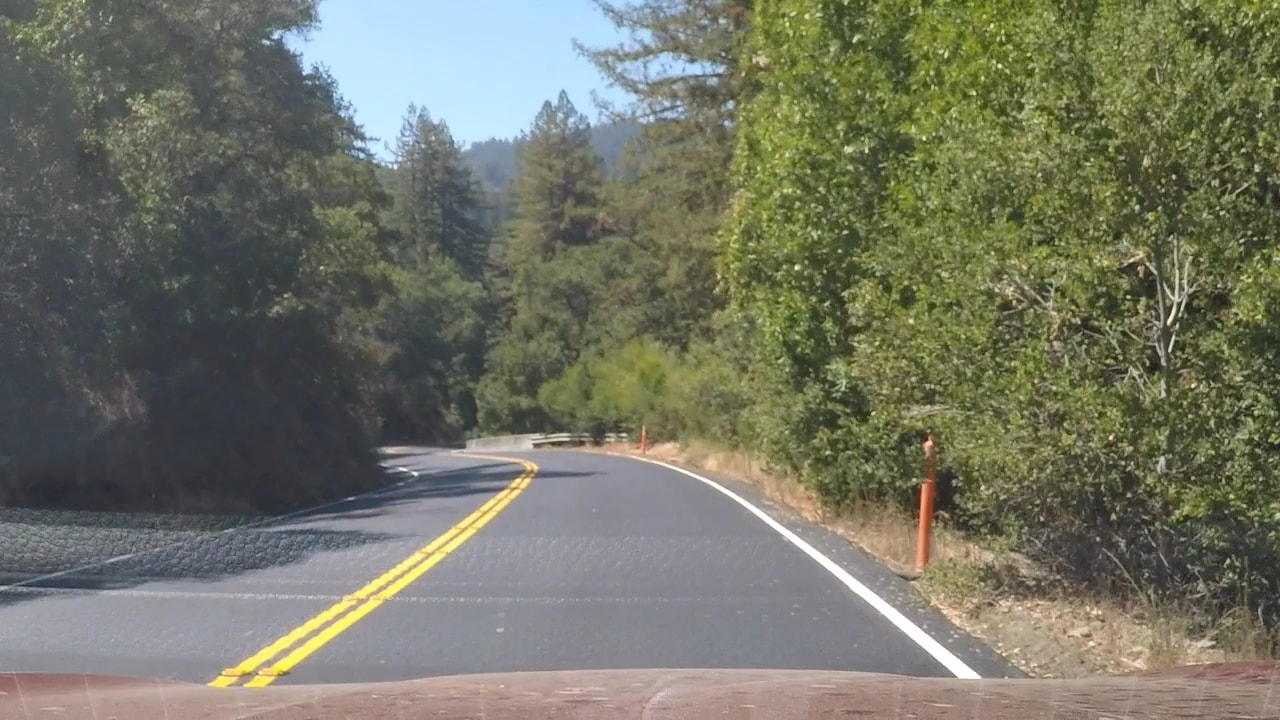
#> input picture test_images/0.jpg, 1280 x 720 px
$ python -i car_lanes.py   (imports and definitions only)   (older library calls are emulated)
#> lines starting #> are read from the running program, lines starting #| are printed output that depends on the picture
#!/usr/bin/env python
# coding: utf-8

# In[12]:


# import necessary modules
import matplotlib.pyplot as plt
import matplotlib.image as mpimg
import numpy as np
import cv2
import os
import pickle
from scipy.interpolate import UnivariateSpline
from scipy.signal import find_peaks_cwt
import sys

# [3 lines not run here, left out]

pi = 3.14159
# Define size for sliding windows
window_size = 60

# load calibration data from pickled file
# [1 line not run here, left out]
# [1 line that did not run here, left out]
# [1 line that did not run here, left out]


# In[14]:


# [35 lines left out: functions undistort_image, gaussian_blur, warp_image, apply_perspective_transform, not called in this run]

def abs_sobel_thresh(img, orient='x', sobel_kernel=3, thresh=(0, 255)):
    # Calculate directional gradient
    # Apply threshold
    if orient=='x':
        img_s = cv2.Sobel(img,cv2.CV_64F, 1, 0)
    else:
        img_s = cv2.Sobel(img,cv2.CV_64F, 0, 1)
    img_abs = np.absolute(img_s)
    img_sobel = np.uint8(255*img_abs/np.max(img_abs))

    binary_output = 0*img_sobel
    binary_output[(img_sobel >= thresh[0]) & (img_sobel <= thresh[1])] = 1
    return binary_output

# Calculate gradient magnitude of sobel filter with threasold ranges between 0:255
def mag_thresh(img, sobel_kernel=3, thresh=(0, 255)):
#> called with sobel_kernel = 3, thresh = (20, 150)
    img_sx = cv2.Sobel(img,cv2.CV_64F, 1, 0)
    img_sy = cv2.Sobel(img,cv2.CV_64F, 0, 1)
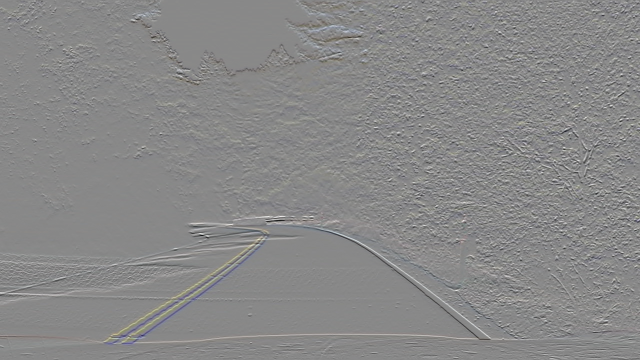
#> img_sy: shape (720, 1280, 3) float64 (shown at 1/2 size); mean R, G, B 0.4, -0.1, 0; drawn with min black and max white

    img_s = np.sqrt(img_sx**2 + img_sy**2)
    img_s = np.uint8(img_s*255/np.max(img_s))
    binary_output = 0*img_s
#> binary_output: shape (720, 1280, 3); every value is 0
    binary_output[(img_s>=thresh[0]) & (img_s<=thresh[1]) ]=1
    return binary_output

# Calculate gradient direction of sobel filter with threasold ranges between 0:pi/2
def dir_threshold(img, sobel_kernel=3, thresh=(0, np.pi/2)):
#> called with sobel_kernel = 3, thresh = (0.6, 1.1)
    img_sx = cv2.Sobel(img,cv2.CV_64F,1,0, ksize=sobel_kernel)
    img_sy = cv2.Sobel(img,cv2.CV_64F,0,1, ksize=sobel_kernel)

    grad_s = np.arctan2(np.absolute(img_sy), np.absolute(img_sx))
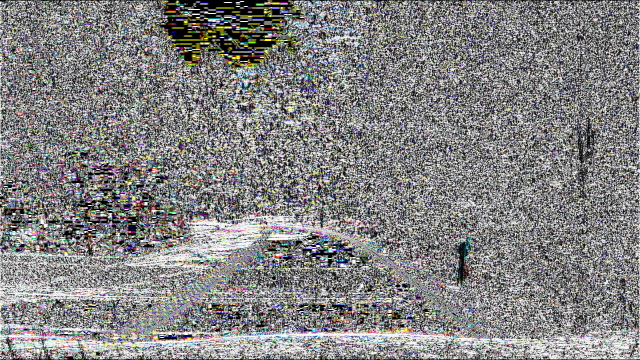
#> grad_s: shape (720, 1280, 3) float64 (shown at 1/2 size); mean R, G, B 0.806, 0.806, 0.802; drawn with min black and max white

    binary_output = 0*grad_s # Remove this line
#> binary_output: shape (720, 1280, 3) float64; every value is 0
    binary_output[(grad_s>=thresh[0]) & (grad_s<=thresh[1])] = 1
    return binary_output

def sobel_combined(image):
    # Combine sobel masks.
    img_g_mag = mag_thresh(image,3,(20,150))
    img_d_mag = dir_threshold(image,3,(.6,1.1))
    img_abs_x = abs_sobel_thresh(image,'x',5,(50,200))
    img_abs_y = abs_sobel_thresh(image,'y',5,(50,200))
#> call 2 of abs_sobel_thresh, with orient = 'y', sobel_kernel = 5, thresh = (50, 200)
#> in abs_sobel_thresh (call 2), `binary_output[(img_sobel >= thresh[0]) & (img_sobel <= thresh[1])] = 1`:
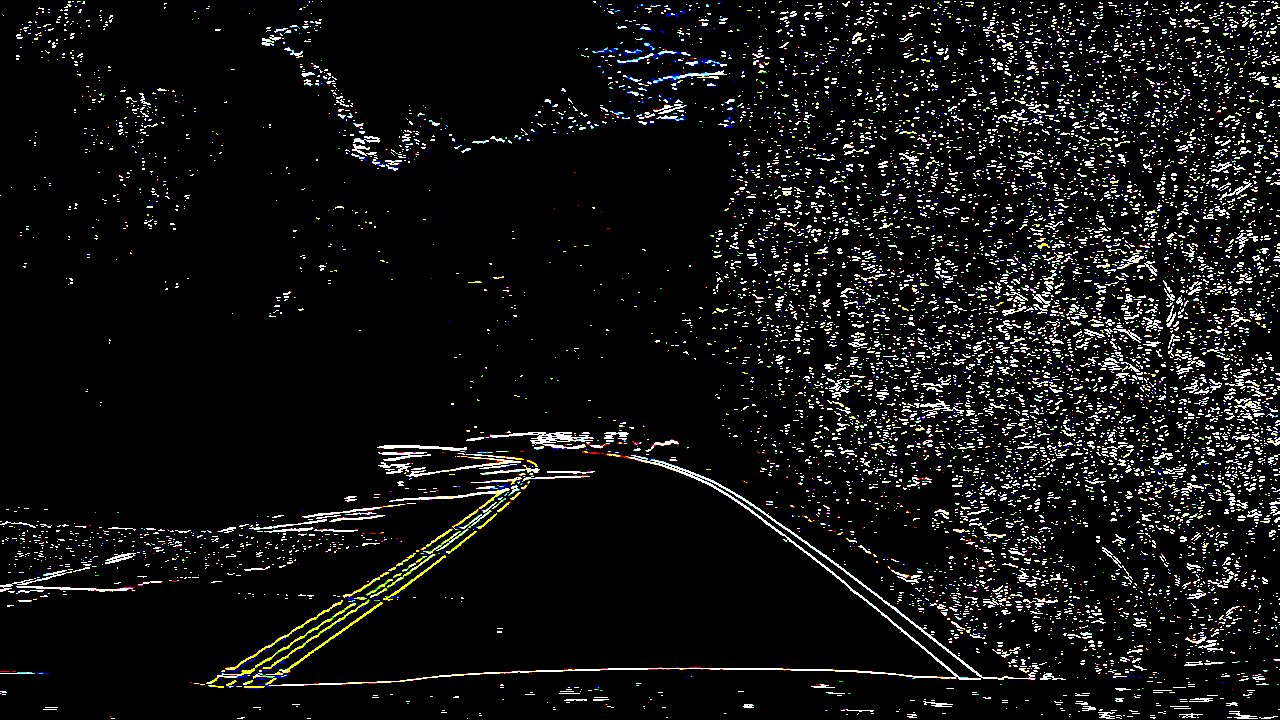
#> binary_output: shape (720, 1280, 3); mean R, G, B 0.0714, 0.0716, 0.0685; drawn with 1 as white
    sobel_combined = np.zeros_like(img_d_mag)
    sobel_combined[((img_abs_x == 1) & (img_abs_y == 1)) | \
               ((img_g_mag == 1) & (img_d_mag == 1))] = 1
    return sobel_combined

# [127 lines left out: functions color_mask, apply_color_mask, get_mask_poly, cumulative_sum, get_initial_mask, not called in this run]


# In[15]:


def get_val(y,pol_a):
    # Returns value of a quadratic polynomial
    return pol_a[0]*y**2+pol_a[1]*y+pol_a[2]

# [16 lines left out: functions draw_pw_lines, get_curvature, not called in this run]

def stack_arr(arr):
    # Stacks 1-channel array into 3-channel array to allow plotting
    return np.stack((arr, arr,arr), axis=2)


# In[16]:


left_bot=0
right_bot = 0
# [262 lines left out: function pipeline_process_highway, not called in this run]


# In[17]:


# [27 lines not run here, left out]


>>> import cv2
>>> picture = cv2.cvtColor(cv2.imread('test_images/0.jpg'), cv2.COLOR_BGR2RGB)
>>> result = sobel_combined(picture)
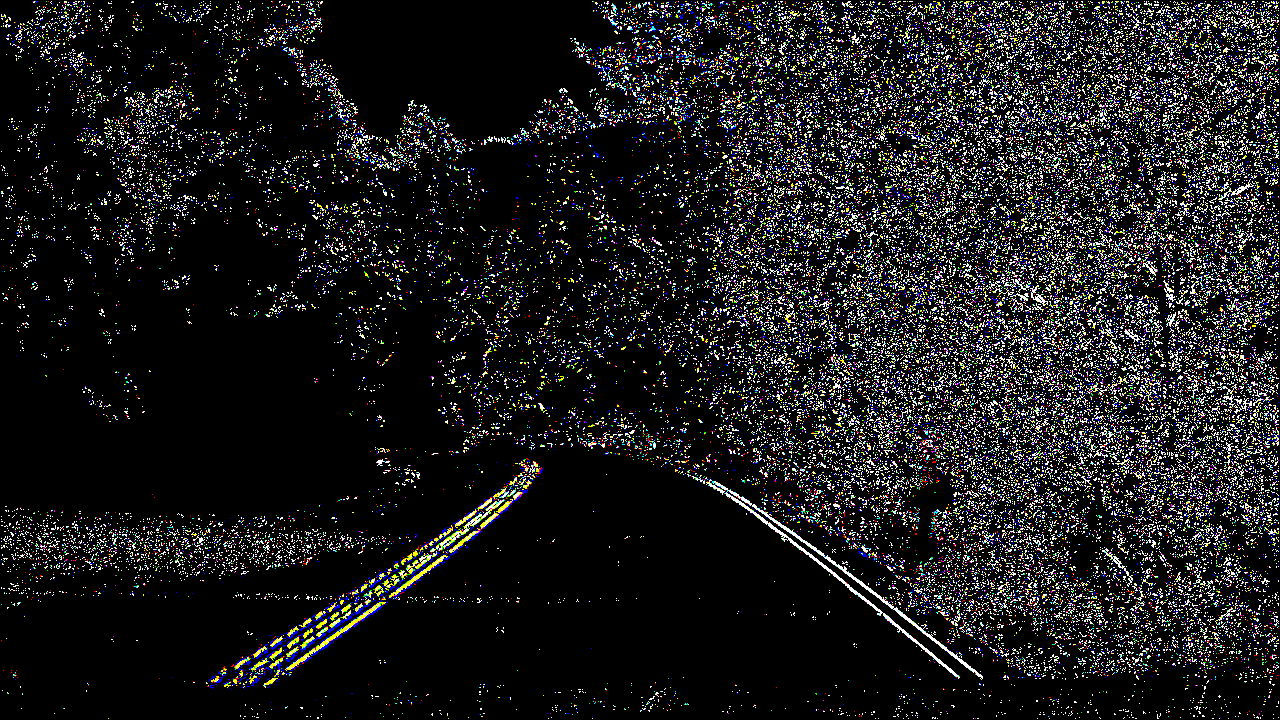
#> result: shape (720, 1280, 3) float64; mean R, G, B 0.108, 0.108, 0.106

$ run again, on test_images/solidYellowLeft.jpg
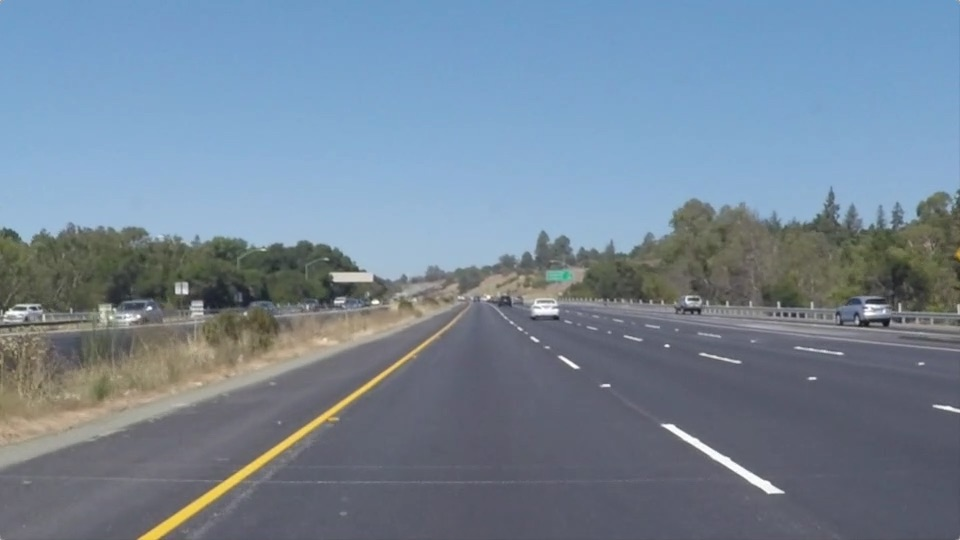
#> input picture test_images/solidYellowLeft.jpg, 960 x 540 px
#> in dir_threshold, `binary_output[(grad_s>=thresh[0]) & (grad_s<=thresh[1])] = 1`:
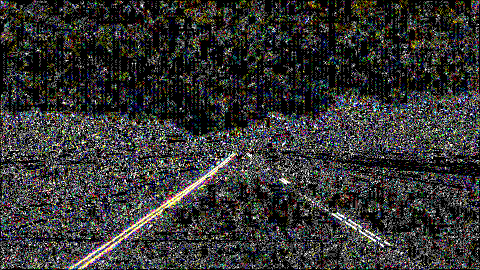
#> binary_output: shape (540, 960, 3) float64 (shown at 1/2 size); mean R, G, B 0.2, 0.201, 0.196
#> `result = sobel_combined(picture)`:
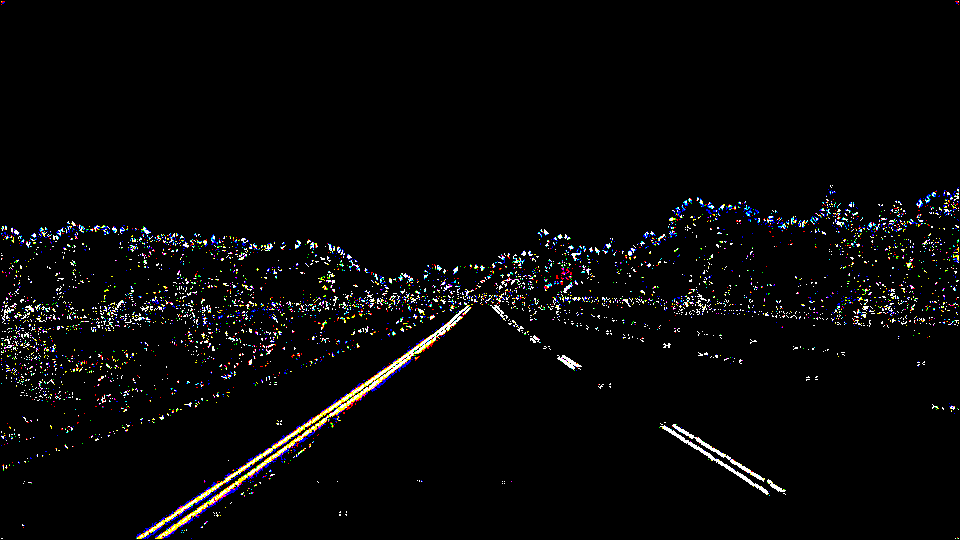
#> result: shape (540, 960, 3) float64; mean R, G, B 0.0291, 0.0284, 0.0292

$ run again, on test_images/test1.jpg
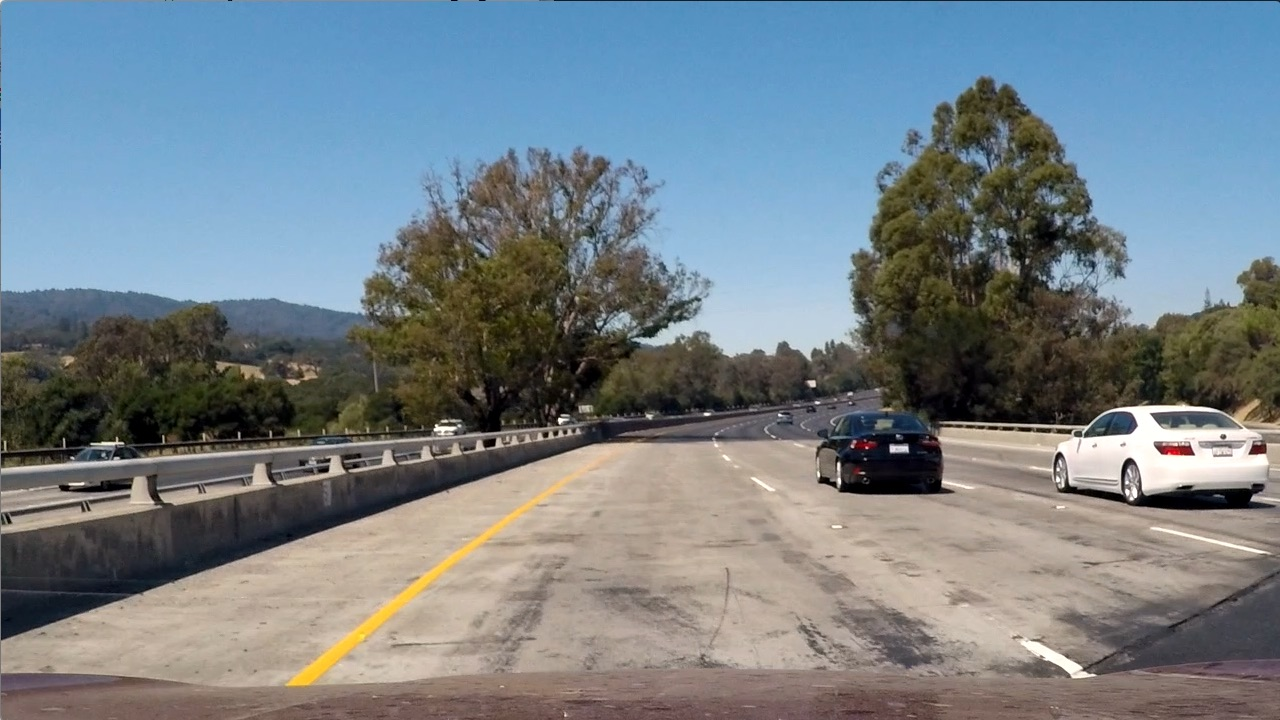
#> input picture test_images/test1.jpg, 1280 x 720 px
#> in mag_thresh, `binary_output[(img_s>=thresh[0]) & (img_s<=thresh[1]) ]=1`:
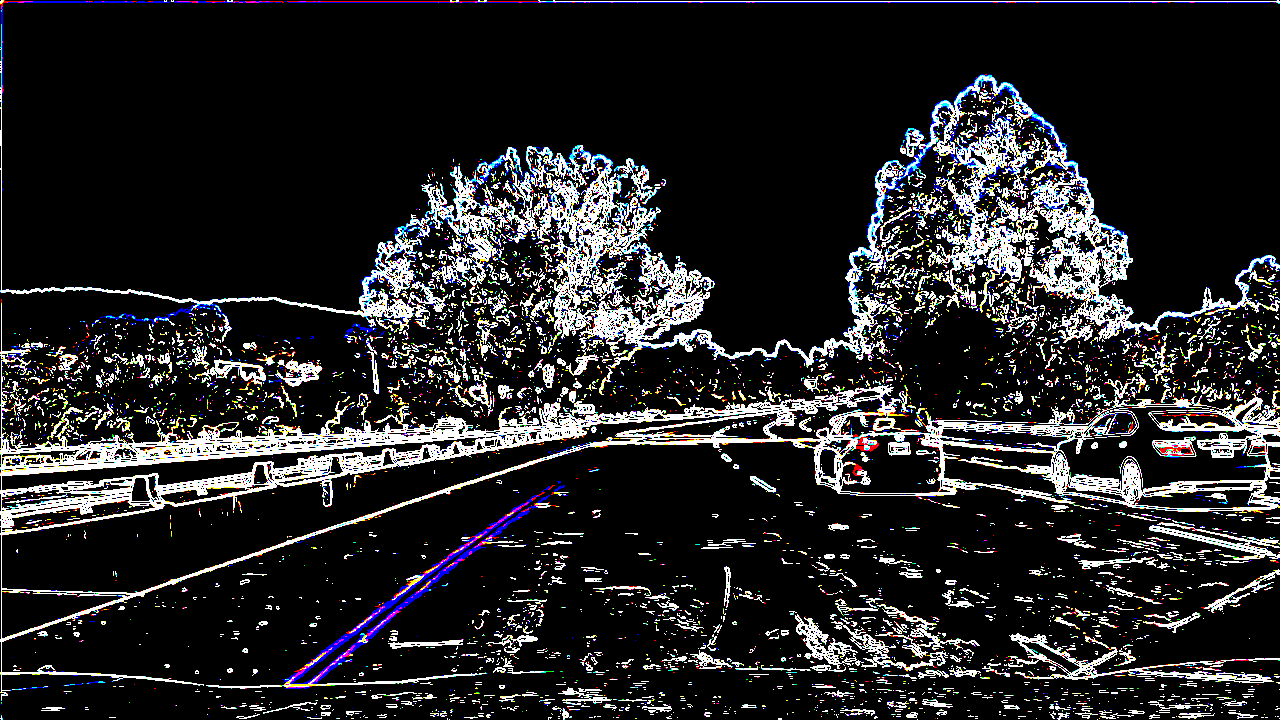
#> binary_output: shape (720, 1280, 3); mean R, G, B 0.149, 0.148, 0.154; drawn with 1 as white
#> in abs_sobel_thresh, `binary_output[(img_sobel >= thresh[0]) & (img_sobel <= thresh[1])] = 1`:
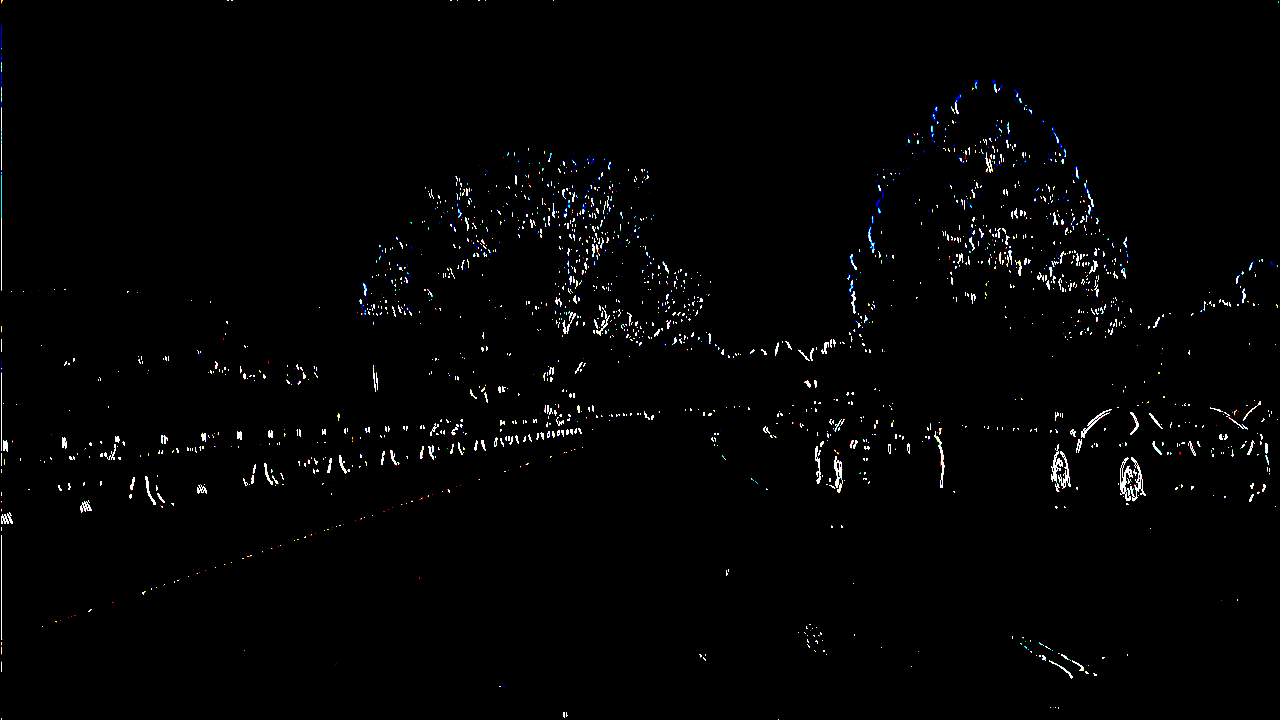
#> binary_output: shape (720, 1280, 3); mean R, G, B 0.0133, 0.0137, 0.0145; drawn with 1 as white
